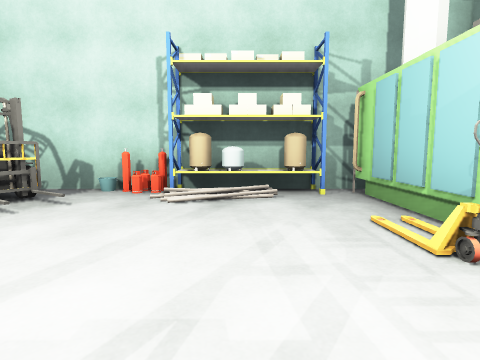
View 1 (above)

22 first-person views from a walk through a Unity game level. The camera is 1.2 m above the floor, tilts 6° down and sees 80° across. The floor is counted in squares, 2 m on a side. Each view is taken from the middle of a square. On the plan, view 1 faces up. The plan holds only what a view shows up to about 9 squares ahead; the rest is blank. The place goes on beyond the plan. The player character is not drawn. Some animated figures are left out. Door leaves are left out, so doorways stand open.

View 2
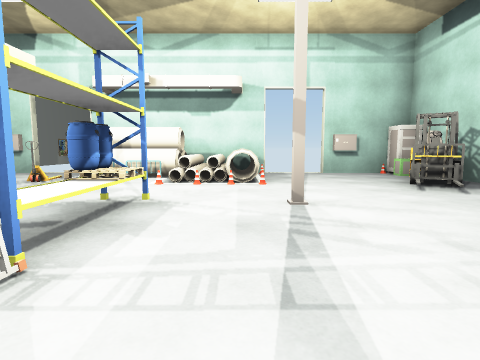

View 3
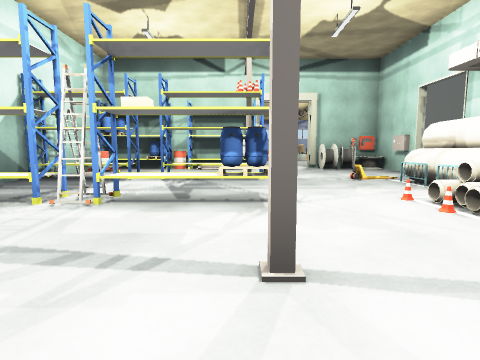

View 4
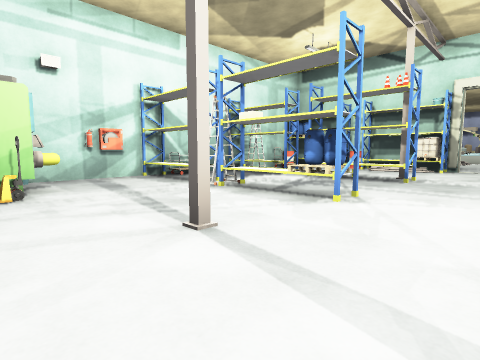

View 5
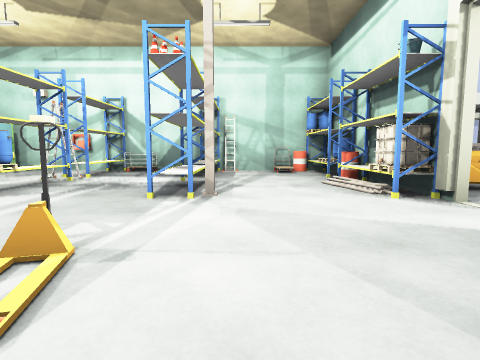

View 6
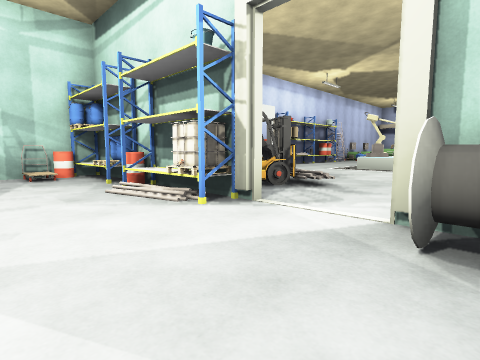

View 7
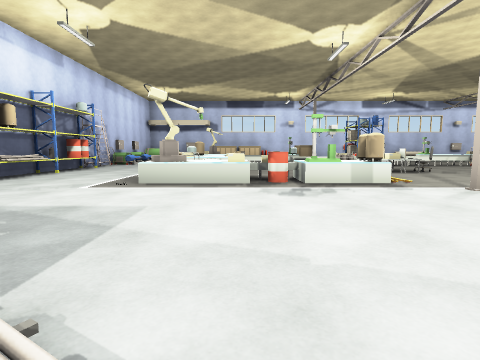

View 8
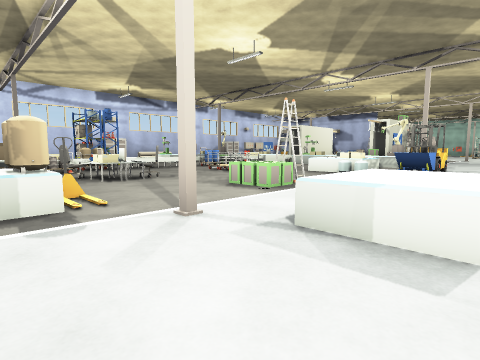

View 9
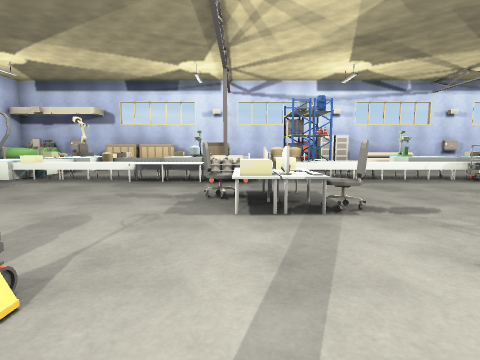

View 10
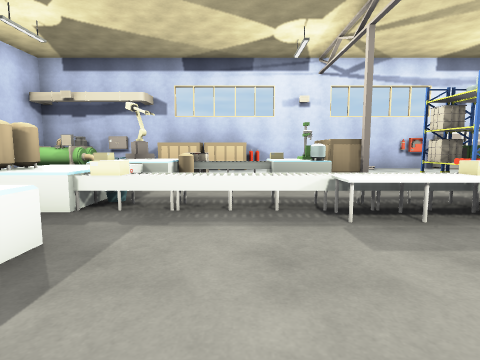

View 11
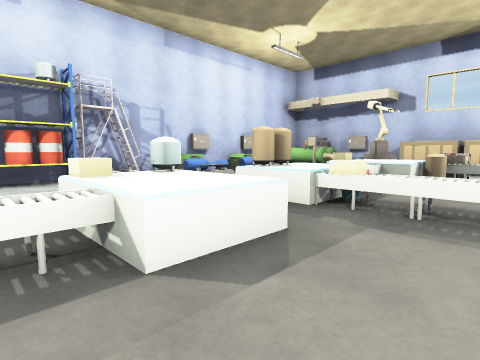

View 12
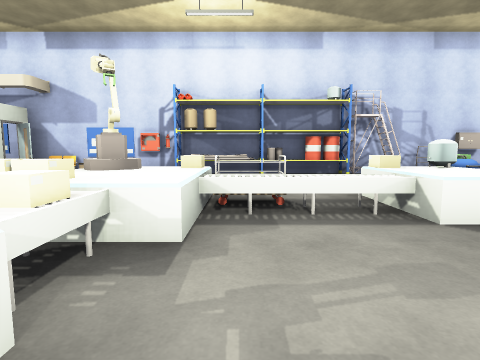

View 13
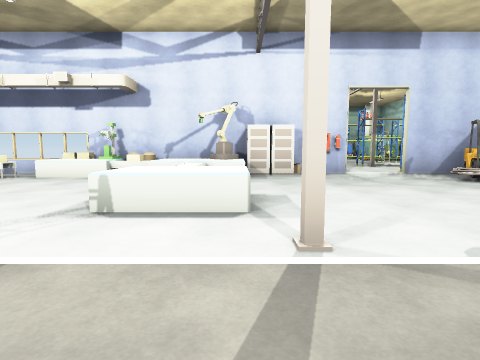

View 14
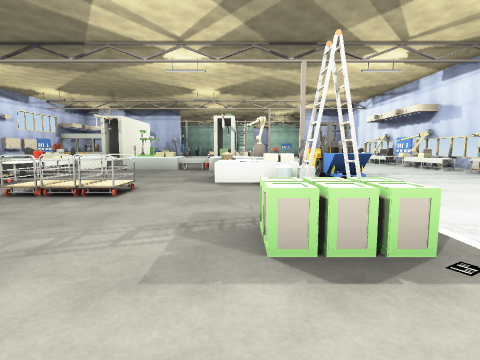

View 15
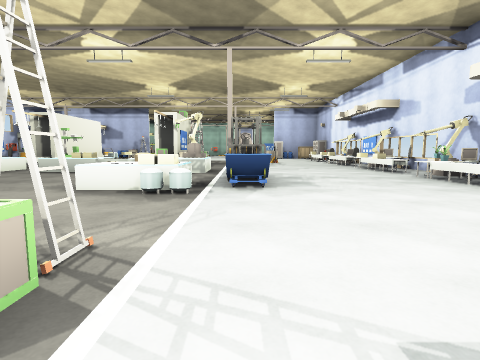

View 16
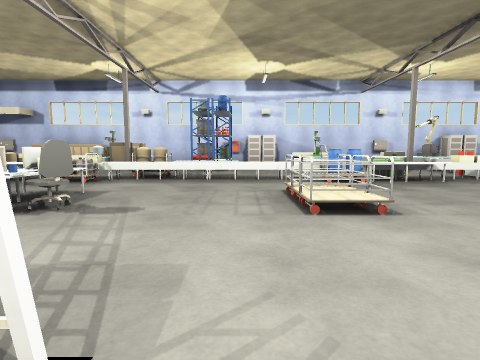

View 17
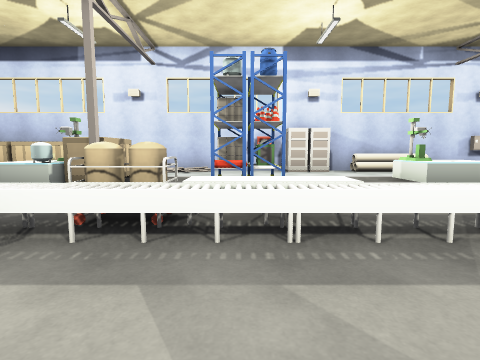

View 18
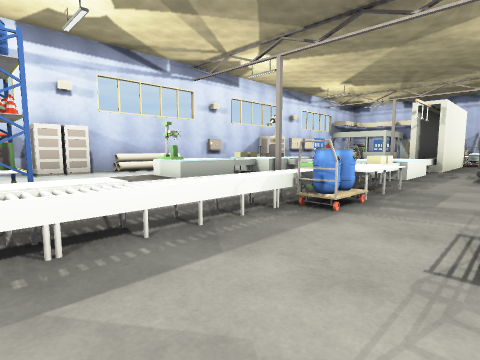

View 19
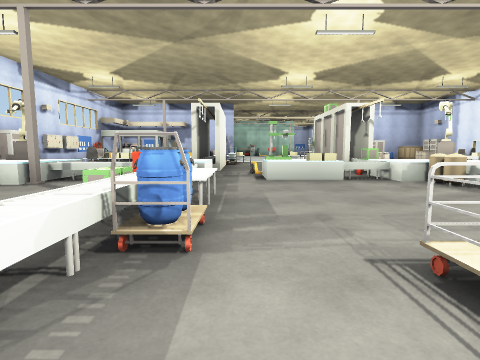

View 20
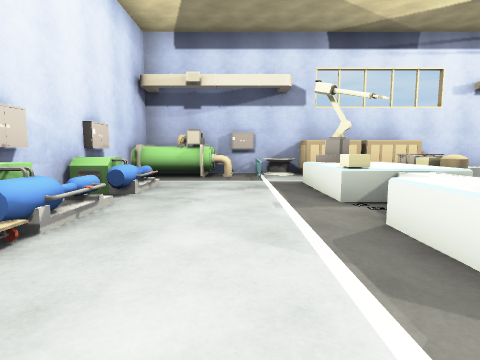

View 21
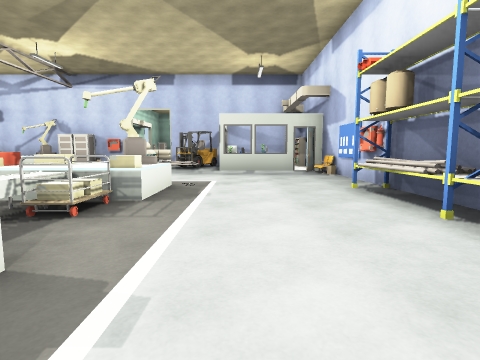

View 22
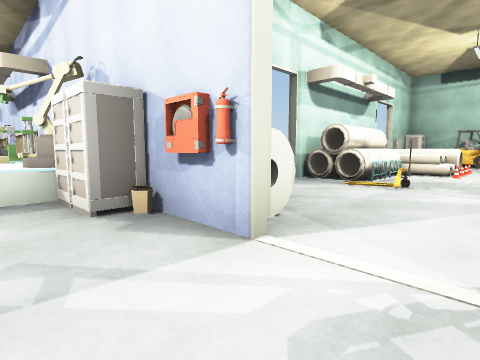

### Floor plan
Key: @ floor where view 1 was taken; # wall or solid block; . floor; / step, stairs or slope; D open door; = window, fence, low wall or low ledge; ^ raised ledge; B barrel; R rack; P pole; F forklift; A box; I pipe; E fence; M machine; C chair; T table; S shield; O other object.
Columns run from 19 left of view 1 to 4 right of it. Each row starts with its distance up from view 1.
  5                 ######
  4              #A OOBBB#
  3              #O.O.R.R#
  2              D.......###
  1              D....P.FOO#
  0              #III.R@...#
 -1              #II..ORRRR#
 -2              #IO..B...O#
 -3              #IE.......#
 -4              D..F.RRRRR#
 -5              D....P...##
 -6              #....B.R.O#
 -7    #  ######## O..RRROR#
 -8    OOOO==OOOOOO...OO
 -9    OO.TOO.M^^^....OO  O
-10    .........^......= =#
-11    .........^^........##
-12    .........^^.........#
-13     .PFOB....P........O#
-14    OO#  A..A..BMBAO..R.#
-15   OOOB^ B..A..FBAAOA..R#
-16  #AA^.......OO...AOA..R#
-17    ^O....O.CTTA...^..RO#
-18    MO....O..O C...^A..B#
-19 ...O....B...BO.....B. R#
-20 O#OO^ATAOOTTOOATOAOB..##
-21     OO.OB...BO.... ..MO#
-22     ^......O.....A^A..S
-23   C^^P....RORPB^=B^...M
-24    #OO^M..BOR.MO.BO...S
-25     O  ....R..A.....OMM
-26     . ///O..///.AAAOSMM
-27     ###################

Positions as (right, up) in squares from view 1, and headings:
1: (0, 0), facing up
2: (2, 0), facing left
3: (-1, 2), facing down
4: (-3, 2), facing down-right
5: (-5, -5), facing right
6: (-4, -5), facing down-right
7: (-2, -9), facing down
8: (-4, -11), facing down-left
9: (-6, -14), facing down
10: (-3, -17), facing down
11: (-3, -17), facing down-right
12: (-4, -16), facing right
13: (-6, -15), facing up
14: (-6, -15), facing left
15: (-7, -13), facing left
16: (-9, -14), facing down
17: (-8, -18), facing down
18: (-8, -18), facing down-left
19: (-9, -19), facing left
20: (1, -19), facing down
21: (1, -19), facing up
22: (-2, -9), facing up-left
